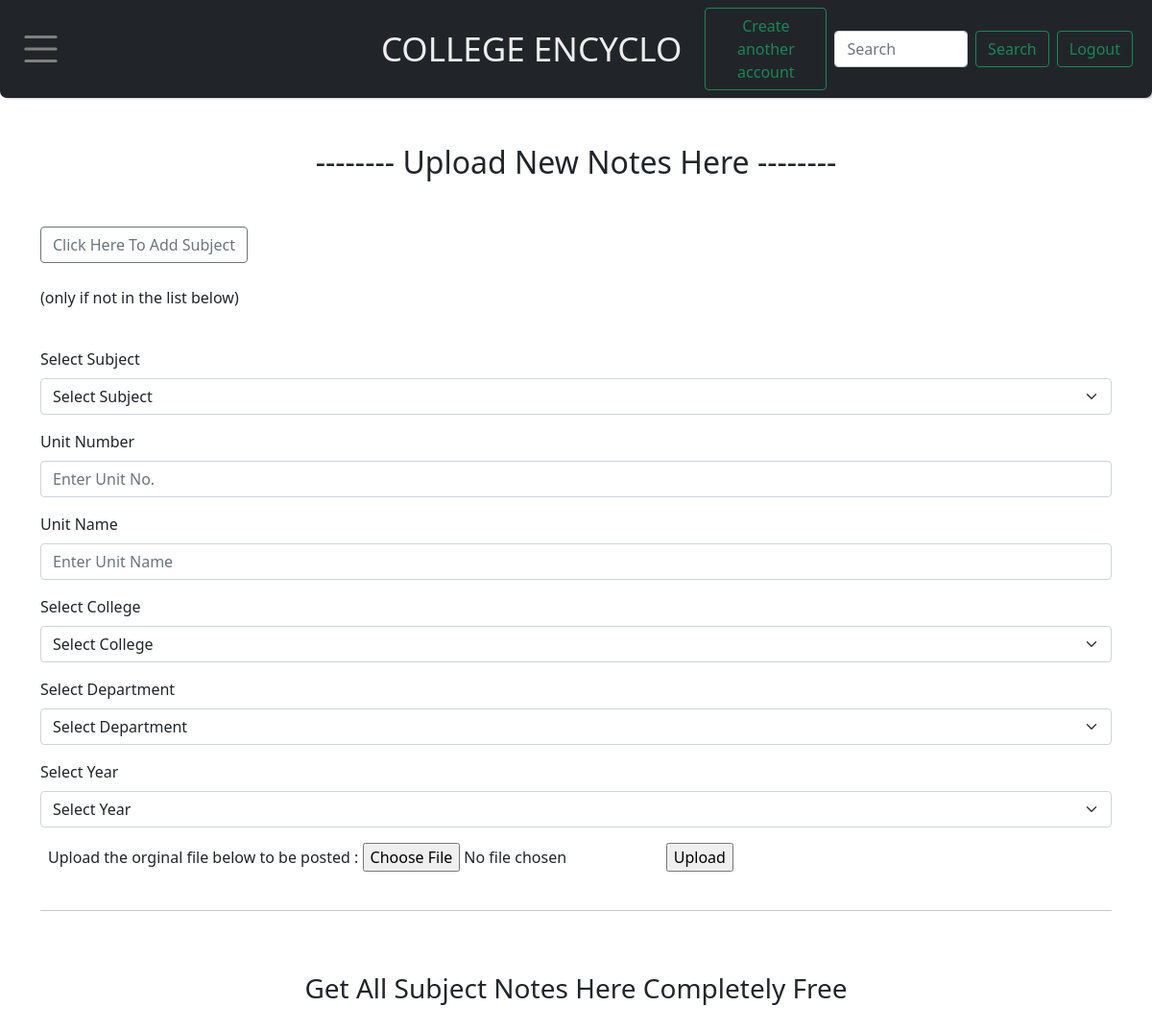
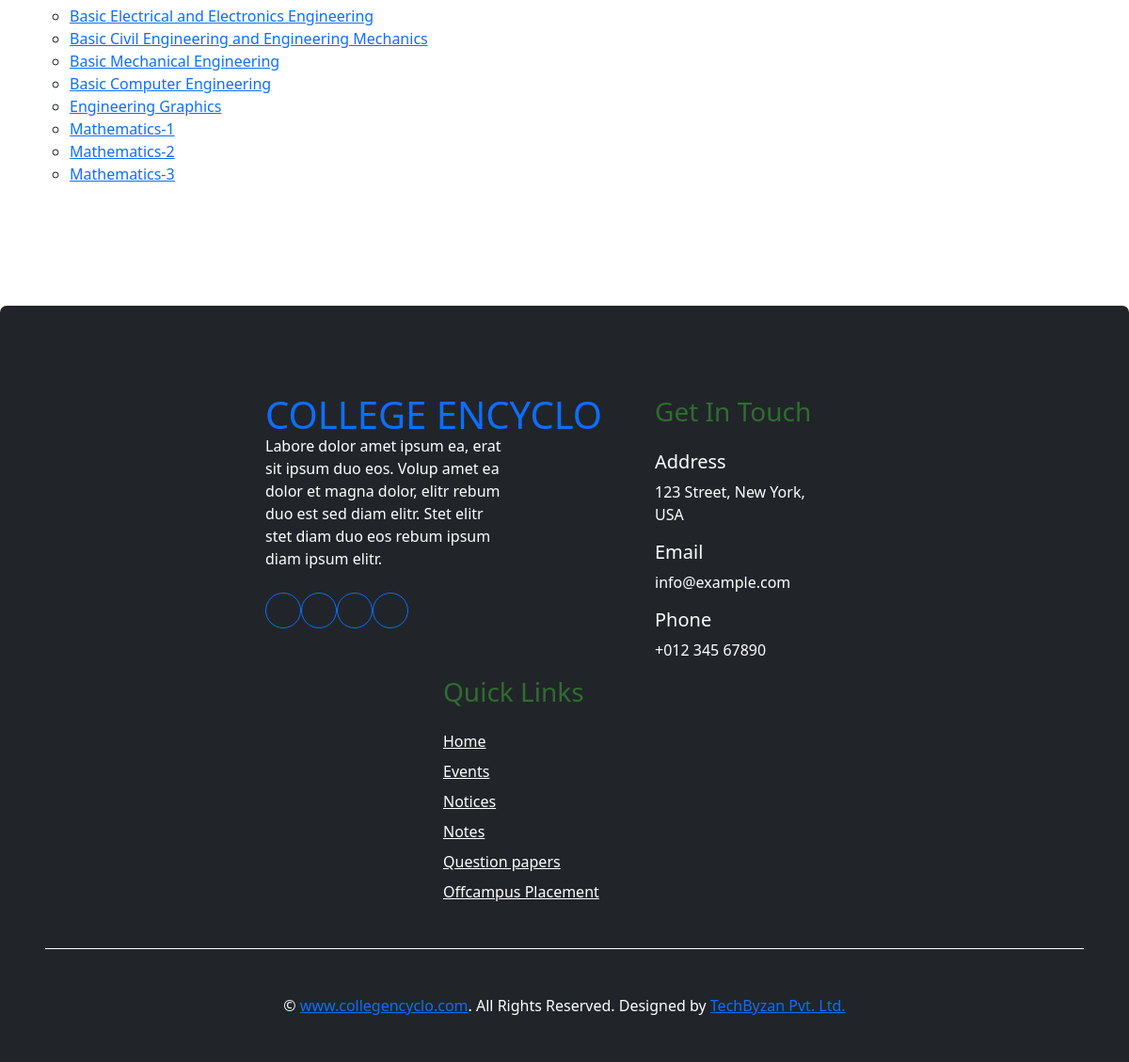
/notes/ (signed in), run on the app's committed database (2 pictures, top to bottom).
### base/models.py (models this page shows, shortened)
class Subject(models.Model):
    subject =models.CharField(max_length=110)

### base/views.py (the view, shortened to what this page needs)
# urls.py: path('notes/', views.notes, name='notes'),
def notes(request):
    if request.user.is_authenticated:
        ntc= Notes.objects.all()
        ssu = request.user
        staf = ssu.role
        oi = Subject.objects.all()
        c = College.objects.all()
        d = Department.objects.all()
        y = Year.objects.all()
        if 'modal_form' in request.POST:
            nsb = request.POST.get('nsb')
            hmm = Subject(subject=nsb)
            hmm.save()
        context = {'staf':staf, 'oi':oi, 'c':c, 'd':d, 'y':y, 'ntc':ntc}
        return render(request, 'notes.html', context)
    else:
        return redirect('logins')

### templates/notes.html (shortened to what this page needs)
{% extends 'base.html' %}
{% block body %}
<div class="container mb-3 py-4" >
{% if staf == '2' %}
  <h2 class="text-center my-4">-------- Upload New Notes Here --------</h2>
  <br>
  <div class="text-left">
      <a href="#" class="btn btn-outline-secondary mb-4" data-toggle="modal" data-target="#modalSubscriptionForm">Click Here To Add Subject</a>
      <p>(only if not in the list below)</p>
  </div>
  <br>
  <form method="POST" action="{% url 'notes' %}">
    <div class="mb-3">
        <label for="nt_sb" class="form-label">Select Subject</label>
        <select class="form-select" name="nt_sb" aria-label="Default select example">
            <option selected>Select Subject</option>
          </select>
    </div>
      <div class="mb-3">
          <label for="note_unit_no" class="form-label">Unit Number</label>
          <input type="text" class="form-control" id="note_unit_no" name="note_unit_no" placeholder="Enter Unit No.">
      </div>
      <div class="mb-3">
          <label for="note_unit" class="form-label">Unit Name</label>
          <input type="text" class="form-control" id="note_unit" name="note_unit" placeholder="Enter Unit Name">
      </div>
      <div class="mb-3">
        <label for="college" class="form-label">Select College</label>
        <select class="form-select" name="college" aria-label="Default select example">
          <option selected>Select College</option>
        </select>
      </div>
      <div class="mb-3">
        <label for="department" class="form-label">Select Department</label>
        <select class="form-select" name="department" aria-label="Default select example">
          <option selected>Select Department</option>
        </select>
      </div>
      <div class="mb-3">
        <label for="year" class="form-label">Select Year</label>
        <select class="form-select" name="year" aria-label="Default select example">
          <option selected>Select Year</option>
        </select>
      </div>
      <div class="mx-2">
        <label for="note_file">Upload the orginal file below to be posted : </label>
        <input type="file" name="note_file" class="btnRegister"  value="Upload Notes"/>
        <input type="submit" class="btnRegister" name="note_form"  value="Upload"/>
      </div>
  </form>
  <br>
  <hr>
  {% endif %}
  <br>
  <div class="mb-3 py-4">
        <h3 class="text-center">Get All Subject Notes Here Completely Free</h3>
        <br>
      <ul style="list-style-type:circle">
        {% for d in oi %}
        <li><a href="{% url 'subnotes' pk=d.id %}">{{ d.subject }}</a></li>
        {% endfor %}
    </ul>
  </div>
</div>
{% endblock body %}

### data on the page
Subject: subject "Basic Electrical and Electronics Engineering"
Subject: subject "Basic Civil Engineering and Engineering Mechanics"
Subject: subject "Basic Mechanical Engineering"
Subject: subject "Basic Computer Engineering"
Subject: subject "Engineering Graphics"
Subject: subject "Mathematics-1"
Subject: subject "Mathematics-2"
Subject: subject "Mathematics-3"
